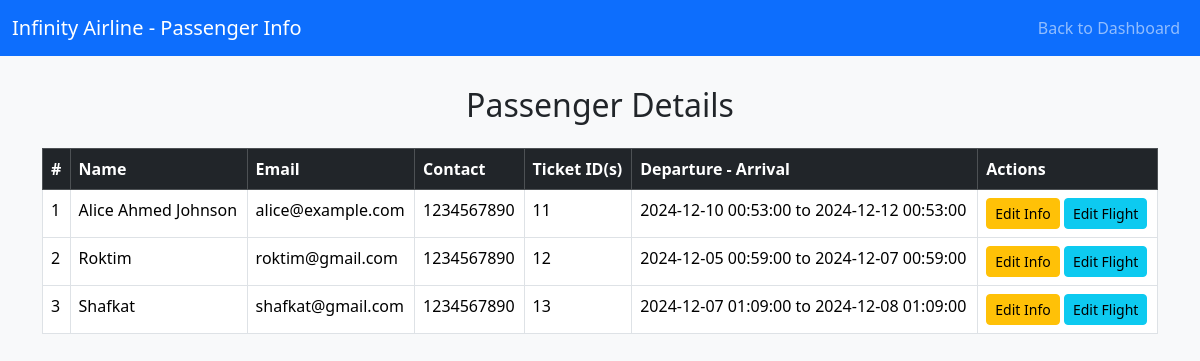
The page /passengerInfo.php on the database its author committed.
### tables this page shows
CREATE TABLE `passenger` (
  `Passenger_id` int(11) NOT NULL,
  `Name` varchar(100) NOT NULL,
  `Contact` varchar(15) DEFAULT NULL,
  `Email` varchar(100) DEFAULT NULL,
  `Address` text DEFAULT NULL
);

### passengerInfo.php (the view, shortened to what this page needs)
<!DOCTYPE html>
<html lang="en">
<head>
    <link href="https://cdn.jsdelivr.net/npm/bootstrap@5.3.2/dist/css/bootstrap.min.css" rel="stylesheet">
</head>
<body>
    <nav class="navbar navbar-expand-lg navbar-dark bg-primary">
        <div class="container-fluid">
            <a class="navbar-brand" href="#">Infinity Airline - Passenger Info</a>
            <div class="collapse navbar-collapse" id="navbarNav">
                <ul class="navbar-nav ms-auto">
                    <li class="nav-item">
                        <a class="nav-link" href="adminDashboard.html">Back to Dashboard</a>
                    </li>
                </ul>
            </div>
        </div>
    </nav>
    <div class="container table-container">
        <h2 class="text-center mb-4">Passenger Details</h2>
        <table class="table table-bordered table-hover">
            <thead class="table-dark">
                <tr>
                    <th>#</th>
                    <th>Name</th>
                    <th>Email</th>
                    <th>Contact</th>
                    <th>Ticket ID(s)</th>
                    <th>Departure - Arrival</th>
                    <th>Actions</th>
                </tr>
            </thead>
            <tbody id="passengerTableBody">
                <?php
                $servername = "localhost";
                $username = "root";
                $password = "";
                $dbname = "airline";
                $conn = new mysqli($servername, $username, $password, $dbname);
                $sql = "SELECT
                            Passenger.Passenger_id,
                            Passenger.Name,
                            Passenger.Contact,
                            Passenger.Email,
                            GROUP_CONCAT(Ticket.Ticket_id SEPARATOR ', ') AS Tickets,
                            GROUP_CONCAT(CONCAT(Flight.Departure_time, ' to ', Flight.Arrival_time) SEPARATOR '<br>') AS Schedule
                        FROM Passenger
                        LEFT JOIN Ticket ON Passenger.Passenger_id = Ticket.Passenger_id
                        LEFT JOIN Flight ON Ticket.Flight_id = Flight.Flight_id
                        LEFT JOIN Schedule ON Flight.Flight_id = Schedule.Flight_id
                        GROUP BY Passenger.Passenger_id";
                $result = $conn->query($sql);
                if ($result->num_rows > 0) {
                    $index = 1;
                    while ($row = $result->fetch_assoc()) {
                        echo "<tr>
                            <td>" . $index++ . "</td>
                            <td>" . $row["Name"] . "</td>
                            <td>" . $row["Email"] . "</td>
                            <td>" . $row["Contact"] . "</td>
                            <td>" . ($row["Tickets"] ?: "No Tickets") . "</td>
                            <td>" . ($row["Schedule"] ?: "No Schedule") . "</td>
                            <td>
                                <button class='btn btn-warning btn-sm' onclick='openEditPassengerModal(" . $row["Passenger_id"] . ", `" . $row["Name"] . "`, `" . $row["Email"] . "`, `" . $row["Contact"] . "`)'>Edit Info</button>
                                <button class='btn btn-info btn-sm' onclick='openEditFlightModal(" . $row["Passenger_id"] . ", `" . $row["Tickets"] . "`)'>Edit Flight</button>
                            </td>
                        </tr>";
                    }
                } else {
                    echo "<tr><td colspan='7' class='text-center'>No passengers found</td></tr>";
                }
                ?>
            </tbody>
        </table>
    </div>
</body>
</html>

### passengerInfo.php (style rules this page uses)
body { background-color: #f8f9fa; }
.table-container { margin-top: 30px; }

### rows shown on the page
passenger: Name "Alice Ahmed Johnson", Email "alice@example.com", Contact "1234567890", Tickets "11", Schedule "2024-12-10 00:53:00 to 2024-12-12 00:53:00"
passenger: Name "Roktim", Email "roktim@gmail.com", Contact "1234567890", Tickets "12", Schedule "2024-12-05 00:59:00 to 2024-12-07 00:59:00"
passenger: Name "Shafkat", Email "shafkat@gmail.com", Contact "1234567890", Tickets "13", Schedule "2024-12-07 01:09:00 to 2024-12-08 01:09:00"
